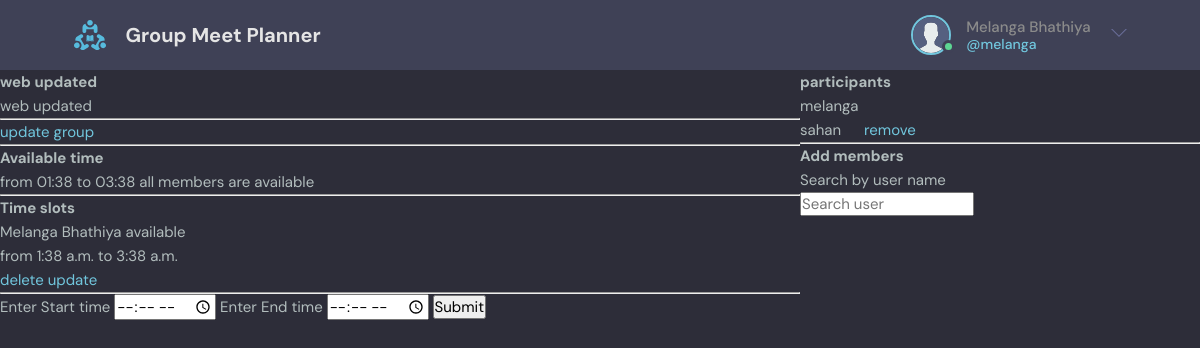
The app's page /group/7/ (signed in), older data.
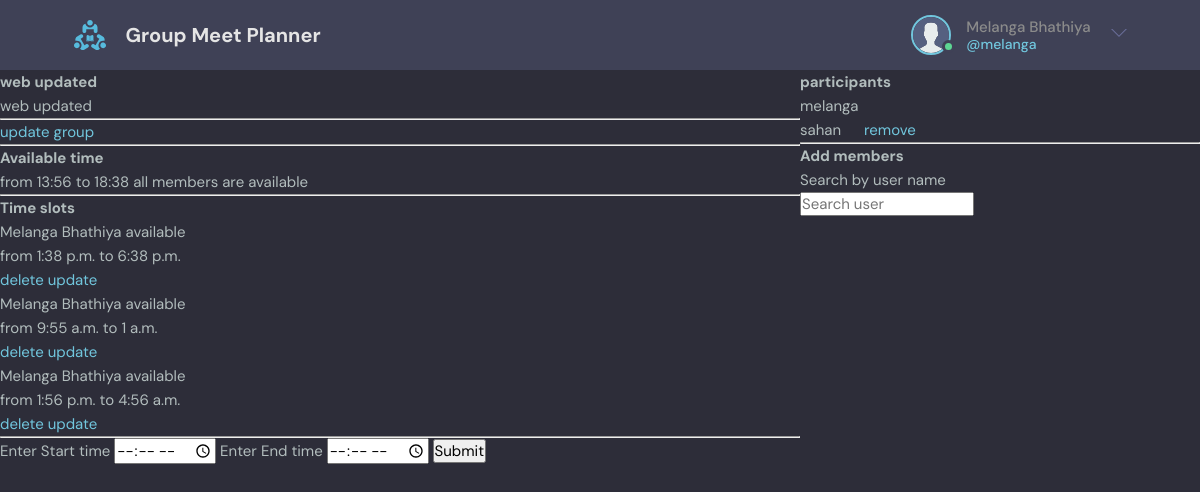
The same page, newer data.
### base/models.py (models this page shows, shortened)
class Time(models.Model):
    start_time = models.TimeField()
    end_time = models.TimeField()
    user = models.ForeignKey(User, on_delete=models.CASCADE)
    group = models.ForeignKey(Group, on_delete=models.CASCADE)
    updated = models.DateTimeField(auto_now=True)
    created = models.DateTimeField(auto_now_add=True)

class User(AbstractUser):
    name = models.CharField(max_length=200, null=True)
    email = models.EmailField(null=True)
    bio = models.TextField(null=True)
    REQUIRED_FIELDS = []

### base/views.py (the view, shortened to what this page needs)
# urls.py: path('group/<int:pk>/', views.group_page, name="group"),
def group_page(request, pk):
    group = Group.objects.get(id=pk)
    time_slots = group.time_set.all()
    available_time = {}
    if time_slots is not None:
        available_time = intersection_of_intervals(time_slots)
    q = request.GET.get('q')
    user_search = {}
    if q is not None:
        user_search = User.objects.filter(username__contains=q)
    return render(request, 'base/group_page.html', {
        'group': group,
        'time_slots': time_slots,
        'users': user_search,
        'available_time': available_time
    })

### base/time_operations.py (called while the page is built)
def end_time_adjust(end_time):
    midnight = datetime.datetime.strptime("00:00", "%H:%M")
    six_am = datetime.datetime.strptime("06:00", "%H:%M")
    if six_am >= end_time >= midnight:
        end_time += datetime.timedelta(days=1)
    return end_time

### base/templates/base/group_page.html (shortened to what this page needs)
{% extends 'main.html' %}
{% block content %}
    <div class="groups-container">
    <div>
        <h2>{{ group.name }}</h2>
        <p>{{ group.description }}</p>
        <hr>
        {% if request.user != group.leader %}
            <a href="{% url 'leave-group' group.id %}">leave group</a>
            <hr>
        {% else %}
            <a href="{% url 'update-group' group.id %}">update group</a>
            <hr>
        {% endif %}
        {% if time_slots.count == 0 %}
            <p>There are no time slots inputted</p>
        {% else %}
            <div>
                <h2>Available time</h2>
                <p>from {{ available_time.start_time }} to {{ available_time.end_time }} all members are available</p>
                <hr>
            </div>
            <div>
            <h2>Time slots</h2>
            {% for time_slot in time_slots %}
                <div>
                    <p>{{ time_slot.user.name }} available </p>
                    <p>from {{ time_slot.start_time }} to {{ time_slot.end_time }}</p>
                    {% if request.user == time_slot.user %}
                        <a href="{% url 'delete-time' time_slot.id %}">delete</a>
                        <a href="{% url 'update_time' time_slot.id %}">update</a>
                    {% endif %}
                </div>
            {% endfor %}
            </div>
        {% endif %}
        <hr>
        <div>
            <form method="POST" action="">
                <label>Enter Start time
                    <input type="time" name="start_time" >
                </label>
                <label>Enter End time
                    <input type="time" name="end_time" >
                </label>
                <input type="submit">
            </form>
        </div>
    </div>
    <div>
        <h2>participants</h2>
        {% for participant in group.members.all %}
            {{ participant.username }} &emsp;
            {% if request.user == group.leader and participant != group.leader %}
                <a href="{% url 'remove-member' participant.id group.id %}"><small>remove</small></a>
            {% endif %}<br>
        {% endfor %}
        <hr>
        <div>
        <h2>Add members</h2>
        <form method="GET" action="">
            <label> Search by user name <br>
                <input type="text" placeholder="Search user" name="q">
            </label>
        </form>
        </div>
    </div>
    </div>
{% endblock %}

### templates/navbar.html (shortened to what this page needs)
{% load static %}
<header class="header header--loggedIn">
  <div class="container">
    <a href="{% url 'home' %}" class="header__logo">
      <img src="{% static 'images/logo.svg'%}" />
      <h1>Group Meet Planner</h1>
    </a>
    <nav class="header__menu">
    {% if request.user.is_authenticated %}
      <div class="header__user">
        <a href="{% url 'home' %}">
          <div class="avatar avatar--medium active">
            <img src="{% static 'images/avatar.svg'%}" />
          </div>
          <p>{{ request.user.name }} <span>@{{ request.user.username }}</span></p>
        </a>
        <button class="dropdown-button">
          <svg version="1.1" xmlns="http://www.w3.org/2000/svg" width="32" height="32" viewBox="0 0 32 32">
            <title>chevron-down</title>
            <path d="M16 21l-13-13h-3l16 16 16-16h-3l-13 13z"></path>
          </svg>
        </button>
      </div>
    {% else %}
      <a href="{% url 'login-page' %}">
        <img src="{% static 'images/avatar.svg' %}" />
        <p>Login</p>
      </a>
    {% endif %}
    </nav>
  </div>
</header>

Row changes from the older to the newer data that the page shows:
changed Time (number 1 of 3 on the later page): start_time "1:38 a.m." → "1:38 p.m."; end_time "3:38 a.m." → "6:38 p.m."
added Time: user.name "Melanga Bhathiya", start_time "9:55 a.m.", end_time "1 a.m.", shows "delete"
added Time: user.name "Melanga Bhathiya", start_time "1:56 p.m.", end_time "4:56 a.m.", shows "delete"
Text that changed along with them:
{{ available_time.start_time }}: "01:38" → "13:56"
{{ available_time.end_time }}: "03:38" → "18:38"
